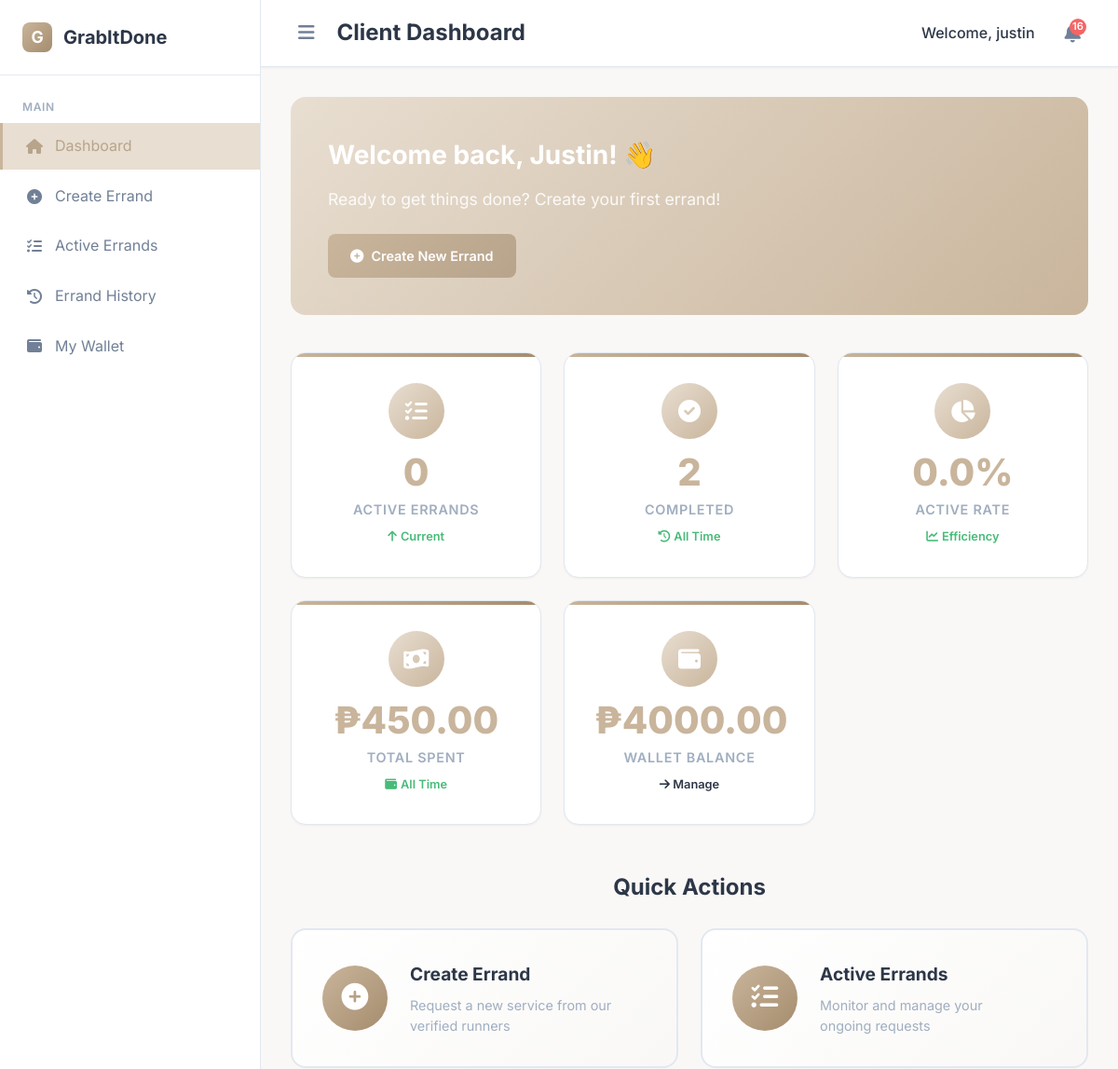
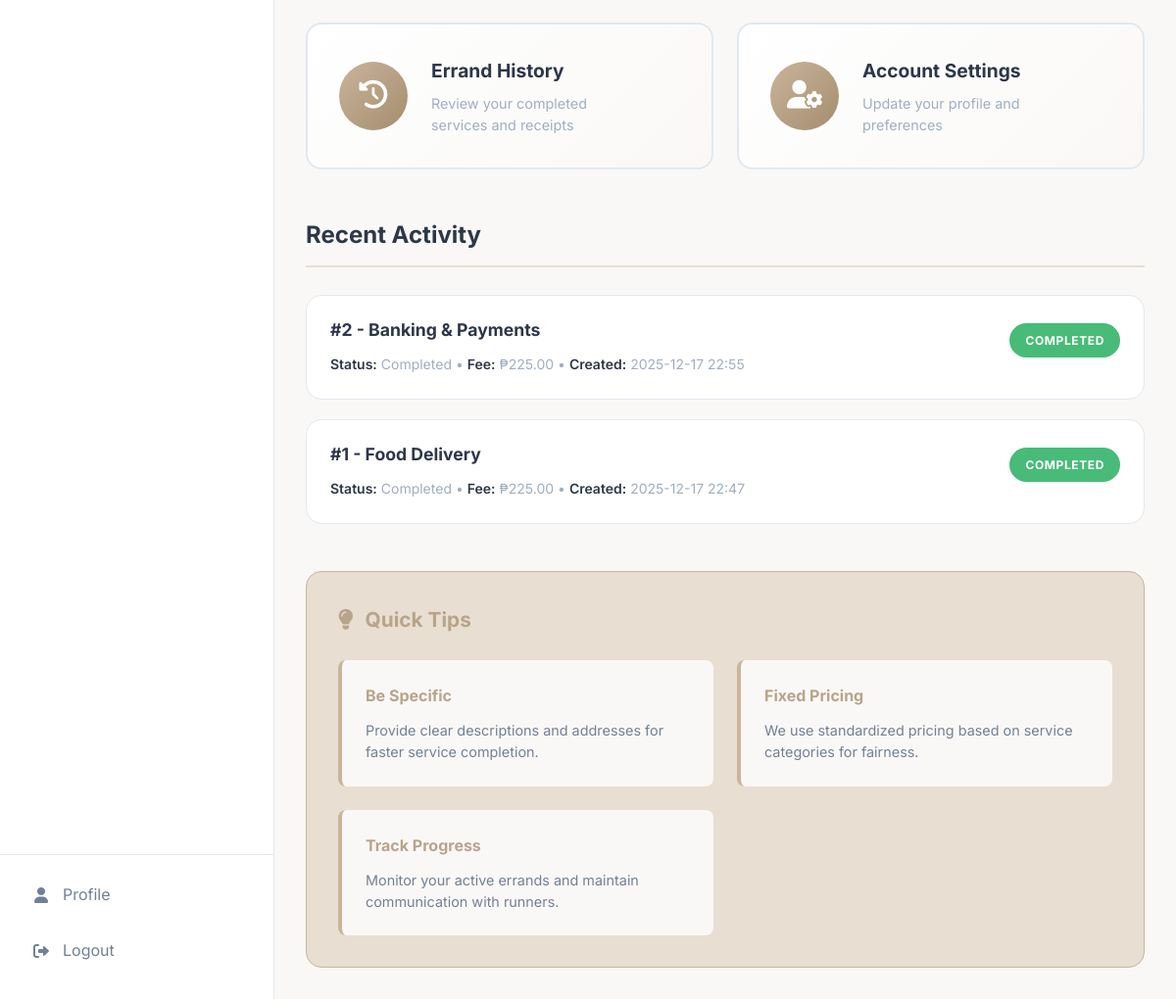
The page /dashboard (signed in) on the database its author committed (2 pictures, top to bottom).
### app/models.py (models this page shows, shortened)
class User(db.Model):
    id = db.Column(db.Integer, primary_key=True)
    username = db.Column(db.String(80), unique=True, nullable=False)
    email = db.Column(db.String(120), unique=True, nullable=False)
    password_hash = db.Column(db.String(200), nullable=False)
    role = db.Column(db.String(20), nullable=False)  # client, runner, admin
    first_name = db.Column(db.String(50))
    last_name = db.Column(db.String(50))
    phone = db.Column(db.String(20))
    barangay = db.Column(db.String(100))
    address = db.Column(db.Text)
    bio = db.Column(db.Text)
    vehicle_type = db.Column(db.String(50))
    available_hours = db.Column(db.String(100))
    verified = db.Column(db.Boolean, default=False)
    verification_requested = db.Column(db.Boolean, default=False)
    verification_status = db.Column(db.String(20), default='not_requested')
    last_verification_date = db.Column(db.DateTime)
    rejection_reason = db.Column(db.Text, nullable=True)
    is_active = db.Column(db.Boolean, default=True)
    created_at = db.Column(db.DateTime, default=datetime.utcnow)
    wallet_balance = db.Column(db.Float, default=0.0)
    total_earnings = db.Column(db.Float, default=0.0)
    total_spent = db.Column(db.Float, default=0.0)
    average_rating = db.Column(db.Float, default=0.0)
    rating_count = db.Column(db.Integer, default=0)
    received_ratings = db.relationship('Rating', foreign_keys='Rating.runner_id', backref='rated_runner', lazy=True)
    given_ratings = db.relationship('Rating', foreign_keys='Rating.client_id', backref='rating_author', lazy=True)
    created_errands = db.relationship('Errand', foreign_keys='Errand.client_id', backref='user_client', lazy=True)
    accepted_errands = db.relationship('Errand', foreign_keys='Errand.runner_id', backref='user_runner', lazy=True)
    client_payments = db.relationship('Payment', foreign_keys='Payment.client_id', backref='payment_client_user', lazy=True)
    runner_payments = db.relationship('Payment', foreign_keys='Payment.runner_id', backref='payment_runner_user', lazy=True)
    wallet_transactions = db.relationship('WalletTransaction', backref='transaction_user', lazy=True)
    user_payment_methods = db.relationship('PaymentMethod', backref='method_owner', lazy=True)
    user_wallet = db.relationship('Wallet', backref='wallet_owner_user', uselist=False)

class Errand(db.Model):
    id = db.Column(db.Integer, primary_key=True)
    category = db.Column(db.String(100), nullable=False)
    description = db.Column(db.Text, nullable=False)
    pickup_address = db.Column(db.String(200), nullable=False)
    dropoff_address = db.Column(db.String(200), nullable=False)
    barangay = db.Column(db.String(100), nullable=False)
    preferred_time = db.Column(db.DateTime)
    proposed_fee = db.Column(db.Float, nullable=False)
    final_fee = db.Column(db.Float)
    status = db.Column(db.String(20), default='Pending')
    client_id = db.Column(db.Integer, db.ForeignKey('user.id'), nullable=False)
    runner_id = db.Column(db.Integer, db.ForeignKey('user.id'))
    payment_id = db.Column(db.Integer, db.ForeignKey('payment.id'))
    created_at = db.Column(db.DateTime, default=datetime.utcnow)
    updated_at = db.Column(db.DateTime, default=datetime.utcnow, onupdate=datetime.utcnow)
    accepted_at = db.Column(db.DateTime)
    completed_at = db.Column(db.DateTime)
    payment = db.relationship('Payment', backref='errand_payment', foreign_keys=[payment_id])

### app/routes.py (the view)
@bp.route('/dashboard')
@login_required()
def dashboard():
    user = User.query.get(session['user_id'])
    if not user.is_active:
        return redirect(url_for('main.account_suspended'))
    if user.role == 'client':
        return client_dashboard(user)
    elif user.role == 'runner':
        return runner_dashboard(user)
    elif user.role == 'admin':
        return admin_dashboard(user)

### app/routes.py (called while the page is built)
def validate_session():
    if 'user_id' not in session:
        return False
    session_hash = session.get('session_id')
    cookie_session = request.cookies.get('user_session')
    if not session_hash or not cookie_session:
        return False
    expected_cookie = f"{session['user_id']}_{session_hash}"
    return cookie_session == expected_cookie

def client_dashboard(user):
    if not user.verified and user.verification_status != 'approved':
        return render_template('shared/dashboard_unverified.html',
                             user=user)
    active_errands = Errand.query.filter_by(
        client_id=session['user_id']
    ).filter(
        Errand.status.in_(['Pending', 'Accepted', 'In Progress'])
    ).all()
    completed_errands = Errand.query.filter_by(
        client_id=session['user_id'],
        status='Completed'
    ).all()
    return render_template('client/dashboard_client.html',
                        user=user,
                        active_errands=active_errands,
                        completed_errands=completed_errands)

### app/templates/client/dashboard_client.html (shortened to what this page needs)
{% extends 'base.html' %}
{% block header_title %}Client Dashboard{% endblock %}
{% block content %}
<div class="welcome-section">
    <div class="welcome-title">Welcome back, {{ user.first_name or user.username }}! 👋</div>
    <div class="welcome-description">
        {% if active_errands %}
            You have {{ active_errands|length }} active errand{{ 's' if active_errands|length > 1 else '' }} in progress.
        {% else %}
            Ready to get things done? Create your first errand!
        {% endif %}
    </div>
    <a href="{{ url_for('main.create_errand') }}" class="btn btn-primary">
        <i class="fas fa-plus-circle"></i> Create New Errand
    </a>
</div>
<div class="stats-grid">
    <div class="stat-card">
        <div class="stat-icon">
            <i class="fas fa-tasks"></i>
        </div>
        <div class="stat-value">{{ active_errands|length }}</div>
        <div class="stat-label">Active Errands</div>
        <div class="stat-trend trend-up">
            <i class="fas fa-arrow-up"></i>
            <span>Current</span>
        </div>
    </div>
    <div class="stat-card">
        <div class="stat-icon">
            <i class="fas fa-check-circle"></i>
        </div>
        <div class="stat-value">{{ completed_errands|length }}</div>
        <div class="stat-label">Completed</div>
        <div class="stat-trend trend-up">
            <i class="fas fa-history"></i>
            <span>All Time</span>
        </div>
    </div>
    <div class="stat-card">
        <div class="stat-icon">
            <i class="fas fa-chart-pie"></i>
        </div>
        <div class="stat-value">
            {% set total_errands = active_errands|length + completed_errands|length %}
            {% if total_errands > 0 %}
                {{ ((active_errands|length / total_errands) * 100)|round|default(0) }}%
            {% else %}
                0%
            {% endif %}
        </div>
        <div class="stat-label">Active Rate</div>
        <div class="stat-trend trend-up">
            <i class="fas fa-chart-line"></i>
            <span>Efficiency</span>
        </div>
    </div>
    <div class="stat-card">
        <div class="stat-icon">
            <i class="fas fa-money-bill-wave"></i>
        </div>
        <div class="stat-value">
            ₱{{ "%.2f"|format(completed_errands|sum(attribute='proposed_fee') or 0) }}
        </div>
        <div class="stat-label">Total Spent</div>
        <div class="stat-trend trend-up">
            <i class="fas fa-wallet"></i>
            <span>All Time</span>
        </div>
    </div>
    <div class="stat-card">
        <div class="stat-icon">
            <i class="fas fa-wallet"></i>
        </div>
        <div class="stat-value">₱{{ "%.2f"|format(user.wallet_balance) }}</div>
        <div class="stat-label">Wallet Balance</div>
        <div class="stat-trend">
            <a href="{{ url_for('main.wallet') }}" style="color: inherit; text-decoration: none;">
                <i class="fas fa-arrow-right"></i>
                <span>Manage</span>
            </a>
        </div>
    </div>
</div>
<div class="quick-actions">
    <h2>Quick Actions</h2>
    <div class="actions-container">
        <a href="{{ url_for('main.create_errand') }}" class="action-card">
            <div class="action-icon-wrapper">
                <i class="fas fa-plus-circle action-icon"></i>
            </div>
            <div class="action-content">
                <div class="action-title">Create Errand</div>
                <div class="action-description">Request a new service from our verified runners</div>
            </div>
        </a>
        <a href="{{ url_for('main.active_errands') }}" class="action-card">
            <div class="action-icon-wrapper">
                <i class="fas fa-tasks action-icon"></i>
            </div>
            <div class="action-content">
                <div class="action-title">Active Errands</div>
                <div class="action-description">Monitor and manage your ongoing requests</div>
            </div>
        </a>
        <a href="{{ url_for('main.errand_history') }}" class="action-card">
            <div class="action-icon-wrapper">
                <i class="fas fa-history action-icon"></i>
            </div>
            <div class="action-content">
                <div class="action-title">Errand History</div>
                <div class="action-description">Review your completed services and receipts</div>
            </div>
        </a>
        <a href="{{ url_for('main.profile') }}" class="action-card">
            <div class="action-icon-wrapper">
                <i class="fas fa-user-cog action-icon"></i>
            </div>
            <div class="action-content">
                <div class="action-title">Account Settings</div>
                <div class="action-description">Update your profile and preferences</div>
            </div>
        </a>
    </div>
</div>
<div class="recent-activity">
    <h2>Recent Activity</h2>
    {% if active_errands or completed_errands %}
    <div class="activity-list">
        {% for errand in (active_errands + completed_errands[:5])|sort(attribute='created_at', reverse=true) %}
        <div class="activity-item">
            <div class="activity-content">
                <div class="activity-title">#{{ errand.id }} - {{ errand.category }}</div>
                <div class="activity-meta">
                    <strong>Status:</strong> {{ errand.status }} •
                    <strong>Fee:</strong> ₱{{ "%.2f"|format(errand.proposed_fee) }} •
                    <strong>Created:</strong> {{ errand.created_at.strftime('%Y-%m-%d %H:%M') }}
                </div>
            </div>
            <span class="badge badge-{{ errand.status|lower|replace(' ', '-') }}">
                {{ errand.status }}
            </span>
        </div>
        {% endfor %}
    </div>
    {% endif %}
</div>
<div class="quick-tips">
    <h3>
        <i class="fas fa-lightbulb"></i> Quick Tips
    </h3>
    <div class="tips-grid">
        <div class="tip-item">
            <strong>Be Specific</strong>
            <p>Provide clear descriptions and addresses for faster service completion.</p>
        </div>
        <div class="tip-item">
            <strong>Fixed Pricing</strong>
            <p>We use standardized pricing based on service categories for fairness.</p>
        </div>
        <div class="tip-item">
            <strong>Track Progress</strong>
            <p>Monitor your active errands and maintain communication with runners.</p>
        </div>
    </div>
</div>
{% endblock %}

### app/templates/base.html (style rules this page uses)
:root { --primary: #C9B59C; --primary-dark: #B8A48B; --primary-light: #E8DED1; --secondary: #D9CFC7; --accent: #A58C6D; --background: #F9F8F6; --surface: #FFFFFF; --text-primary: #2D3748; --text-secondary: #718096; --text-muted: #A0AEC0; --border: #E2E8F0; --success: #48BB78; --warning: #ED8936; --error: #F56565; --info: #4299E1; --shadow-sm: 0 1px 2px 0 rgba(0, 0, 0, 0.05); --shadow: 0 1px 3px 0 rgba(0, 0, 0, 0.1), 0 1px 2px 0 rgba(0, 0, 0, 0.06); --shadow-md: 0 4px 6px -1px rgba(0, 0, 0, 0.1), 0 2px 4px -1px rgba(0, 0, 0, 0.06); --shadow-lg: 0 10px 15px -3px rgba(0, 0, 0, 0.1), 0 4px 6px -2px rgba(0, 0, 0, 0.05); --radius: 8px; --radius-lg: 16px; --sidebar-width: 280px; --sidebar-width-collapsed: 70px; }
* { margin: 0; padding: 0; box-sizing: border-box; }
body { font-family: 'Inter', sans-serif; line-height: 1.6; color: var(--text-primary); background: var(--background); min-height: 100vh; }
.btn { display: inline-flex; align-items: center; justify-content: center; gap: 0.5rem; padding: 0.75rem 1.5rem; border: none; border-radius: var(--radius); font-weight: 600; font-size: 0.9rem; text-decoration: none; cursor: pointer; font-family: inherit; }
.btn-primary { background: linear-gradient(135deg, var(--primary), var(--primary-dark)); color: white; }

### rows shown on the page
User: first_name "Justin", wallet_balance "4000.00"
Errand: id "2", category "Banking & Payments", status "Completed", proposed_fee "225.00", created_at "2025-12-17 22:55", status "COMPLETED"
Errand: id "1", category "Food Delivery", status "Completed", proposed_fee "225.00", created_at "2025-12-17 22:47", status "COMPLETED"

### other values the page prints
{{ session.get('username') }} "justin"
{{ unread_notification_count }} "16"
{{ active_errands|length }} "0"
{{ completed_errands|length }} "2"
{{ ((active_errands|length / total_errands) * 100)|round|default(0) }} "0.0"
{{ "%.2f"|format(completed_errands|sum(attribute='proposed_fee') or 0) }} "450.00"
